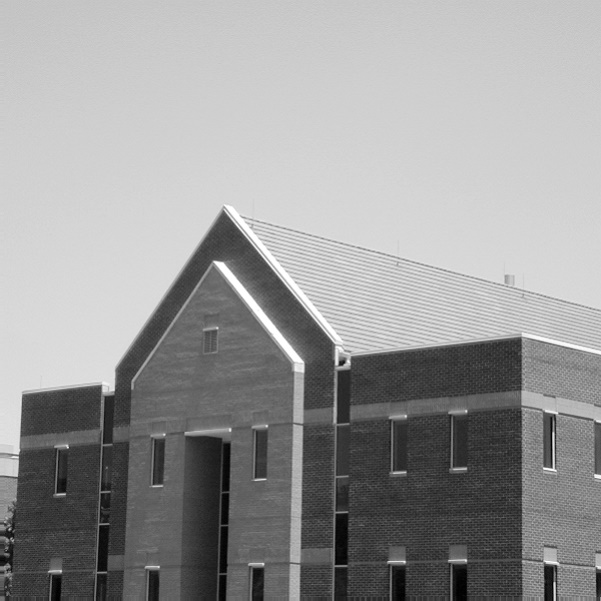
#> input picture first_homework/building.jpg, 601 x 601 px, given in place of miss.bmp, which was not available; the run also reads 1 picture not shown here
$ python homework_1.py   (Python 2 division)   (older library calls are emulated)
#> lines starting #> are read from the running program, lines starting #| are printed output that depends on the picture; after the words box and inside, x2 and y2 are one past the last pixel; in counts of white or black regions, pixels touching at a corner belong together; pictures that were not available may be replaced by others from this repository, and a replacement may not be noted
# -*- coding:utf-8 -*-
"""
（一）作业要求
    结合Sobel边缘检测算子和Canny边缘检测算法中相关步骤，
    实现“有方向边缘数据的非最大抑制”算法
    和“边缘检测算子输出的滞后过滤”算法，实现边缘图像的阈值化。
（二）实现步骤
     1 将图像f与尺度为σ的二维高斯函数h做卷积以消除噪声

        方法：opencv提供了GaussianBlur()函数对图形进行高斯滤波

     2 对g中的每个像素计算梯度的大小和方向

        方法：①调用opencv函数void Sobel(InputArray src, OutputArray dst, int ddepth,
                            int dx, int dy, int ksize=3, double scale=1, double delta=0,
                            intborderType=BORDER_DEFAULT )
                实现计算x和y方向的Sobel算子
             ②cv2.magnitude和cv2.phase分别计算大小和方向

     3 根据像素梯度方向，获取该像素沿梯度的邻接像素

        方法：遍历角度矩阵，按下图分成八份，每一份PI/4，判断每一个梯度方向处在哪个范围，然后获取邻接像素
                               \ | /
                              ——像素——
                               / | \

     4 非极大值抑制：遍历，若某个像素的灰度值与其梯度方向上前后两个像素的灰度值相比并非最大，则该像素不是边缘

        方法：比较梯度方向上的三个像素灰度值大小，如果不是最大，就置成0（黑色）（255-白色是边缘）

     5 滞后阈值化处理：设定高低阈值，凡是大于高阈值的一定是边缘；
             凡是小于低阈值的一定不是边缘；
             检测结果在高低阈值之间的，看其周边8个像素中是否有超过高阈值的边缘像素，
             有则为边缘，否则不是边缘
        方法：……

（三）作者

    智能科学与技术 张家释 1611462

（四）开发环境

    Ubuntu16.04 + Python + Opencv2.4.9 + Pycharm

"""
import cv2
import os
import numpy as np
from matplotlib import pyplot as plt

PI = 3.14159
max_name = "max"
min_name = "min"
win1_name = "miss_Canny_opencv_function"
win2_name = "miss_Canny_myself_function"
win3_name = "road_Canny_opencv_function"
win4_name = "road_Canny_myself_function"
win5_name = "building_Canny_opencv_function"
win6_name = "building_Canny_myself_function"


def result_show():

    plt.figure("image")

    plt.subplot(321),plt.imshow(miss_canny_func, cmap = 'gray')
    plt.title(win1_name),plt.xticks([]),plt.yticks([])
    plt.subplot(322),plt.imshow(miss_canny_myself, cmap = 'gray')
    plt.title(win2_name),plt.xticks([]),plt.yticks([])

    plt.subplot(323),plt.imshow(road_canny_func, cmap = 'gray')
    plt.title(win3_name),plt.xticks([]),plt.yticks([])
    plt.subplot(324),plt.imshow(road_canny_myself, cmap = 'gray')
    plt.title(win4_name),plt.xticks([]),plt.yticks([])

    plt.subplot(325),plt.imshow(building_canny_func, cmap = 'gray')
    plt.title(win5_name),plt.xticks([]),plt.yticks([])
    plt.subplot(326),plt.imshow(building_canny_myself, cmap = 'gray')
    plt.title(win6_name),plt.xticks([]),plt.yticks([])

    plt.show()


def combine_sobel_xy(x, y, rows, cols, if_magni):

    res = x
    if if_magni:
        # by myself
        for i in range(0, rows):
            for j in range(0, cols):
                res[i, j] = np.sqrt(np.square(x[i, j]) + np.square(y[i, j]))
    else:
        # opencv function
        res = cv2.magnitude(x, y)
    return res


def cal_sobel_and_angle(img):
    # calculate sobel
    sobel_x = cv2.Sobel(img, cv2.CV_64F, 1, 0, ksize = 3, borderType=cv2.BORDER_REPLICATE)
    sobel_y = cv2.Sobel(img, cv2.CV_64F, 0, 1, ksize = 3, borderType=cv2.BORDER_REPLICATE)

    # combine x and y
    sp_sobel_x = sobel_x.shape
    sobel = combine_sobel_xy(sobel_x, sobel_y, sp_sobel_x[0], sp_sobel_x[1], if_magni= True)

    sobel = cv2.convertScaleAbs(sobel)
    angle = cal_angle(sobel_x, sobel_y)

    return sobel, angle


def cal_angle(x,  y):
    # from 0 to 2PI
    angle = cv2.phase(x, y, True)
    return angle


def if_edge(pixel1, pixel2, pixel3):
    # judge if biggest
    if pixel1 > pixel2 and pixel1 > pixel3:
        return True
    else:
        return False


def Canny_bymyself(img, rows, cols, angle, value_min, value_max):
    # 非极大抑制
    print value_min, value_max
    for i in range(1, rows - 1):
        for j in range(1, cols - 1):

            #  横向-左右
            if angle[i, j] > 0 and angle[i, j] < PI / 8 or angle[i, j] > 15 * PI / 8 and angle[i, j] < 2 * PI or angle[i, j] > 7 * PI / 8 and angle[i, j] < 9 * PI / 8 :
                # 不是最大
                if not if_edge(img[i, j], img[i, j - 1], img[i, j + 1]):
                    # 不是边缘
                     img[i, j] = 0

            #  竖直-上下
            elif angle[i, j] > 3 * PI / 8 and angle[i, j] < 5 * PI / 8 or angle[i, j] > 11 * PI / 8 and angle[i, j] < 13 * PI / 8 :
                if not if_edge(img[i, j], img[i - 1, j], img[i + 1, j]):
                    img[i, j] = 0

            #  斜向右上-左下
            elif angle[i, j] > PI / 8 and angle[i, j] < 3 * PI / 8 or angle[i, j] > 9 * PI / 8 and angle[i, j] < 11 * PI / 8:
                if not if_edge(img[i, j], img[i - 1, j + 1], img[i + 1, j - 1]):
                    img[i, j] = 0

            #  斜向右下-左上
            elif angle[i, j] > 5 * PI / 8 and angle[i, j] < 7 * PI / 8 or angle[i, j] > 13 * PI / 8 and angle[i, j] < 15 * PI / 8:
                if not if_edge(img[i, j], img[i + 1, j + 1], img[i - 1, j - 1]):
                    img[i, j] = 0

    #双阈值
    for i in range(1, rows - 1):
        for j in range(1, cols - 1):
            # 大于高阈值
            if img[i, j] >= value_max:
                img[i, j] = 255

            # 小于低阈值
            elif img[i, j] <= value_min:
                img[i, j] = 0
            # 两者之间
            elif img[i, j] < value_max and img[i, j] > value_min:
                # 周围八个有一个大于大阈值， 就是边缘
                if img[i, j + 1] > value_max or img[i + 1, j - 1] > value_max or \
                        img[i + 1, j] > value_max or img[i + 1, j + 1] > value_max or \
                        img[i - 1, j - 1] > value_max or img[i - 1, j] > value_max or \
                        img[i - 1, j + 1] > value_max or img[i, j - 1] > value_max:
                    img[i, j] = 255
                else:
                    img[i, j] = 0
    cv2.namedWindow("res",cv2.WINDOW_NORMAL)
    cv2.imshow("res",img)
    cv2.waitKey()
    return img


if __name__ == '__main__':

    # 载入图片
    miss = cv2.imread("/home/jiashi/Pictures/miss.bmp")
#> miss is the input picture: shape (601, 601, 3); min 0, max 255, mean 152.8
    road = cv2.imread("/home/jiashi/Pictures/road.jpg")
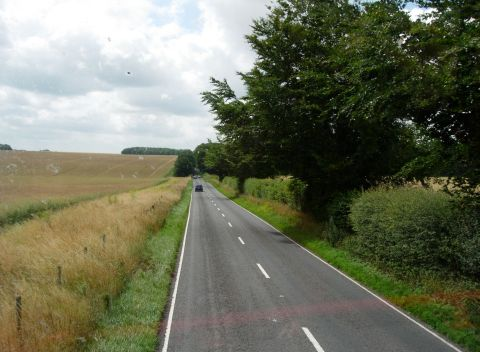
#> input picture road.jpg, 480 x 352 px, found by its file name
#> road is the input picture: shape (352, 480, 3); mean B, G, R 93.6, 114.3, 111.1
    building = cv2.imread("/home/jiashi/Pictures/building.jpg")

    print "opencv_version:"+cv2.__version__
    # 没有载入图像，跳出
    if miss is None:
        os._exit(0)

    # 转换成灰度图
    miss = cv2.cvtColor(miss, cv2.COLOR_BGR2GRAY)
#> miss: shape (601, 601)
    road = cv2.cvtColor(road, cv2.COLOR_BGR2GRAY)
#> road: shape (352, 480)
    building = cv2.cvtColor(building, cv2.COLOR_BGR2GRAY)

    # 高斯滤波
    miss = cv2.GaussianBlur(miss, (3,3), 0.5)  # 0 0.5 1 2 3
    road = cv2.GaussianBlur(road, (3,3), 0.5)  # 0 0.5 1 2 3
    building = cv2.GaussianBlur(building, (3,3), 0.5)  # 0  0.5 1 2 3

    # Sobel
    miss_sobel, miss_sobel_angle = cal_sobel_and_angle(miss)
    road_sobel, road_sobel_angle = cal_sobel_and_angle(road)
#> in cal_sobel_and_angle (call 2), `sobel_y = cv2.Sobel(img, cv2.CV_64F, 0, 1, ksize = 3, borderType=cv2.B..`:
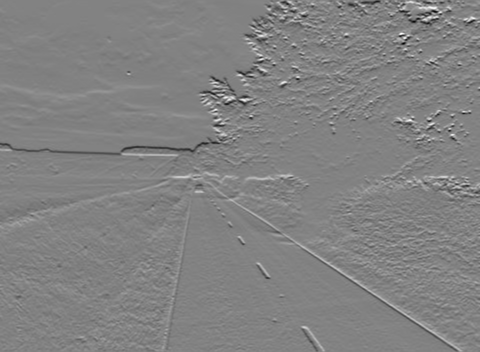
#> sobel_y: shape (352, 480) float64; min -663, max 632, mean -1.8; drawn with min black and max white
#> call 2 of combine_sobel_xy, with rows = 352, cols = 480, if_magni = True
#> after the loop in combine_sobel_xy (call 2), `for i in range(0, rows):`:
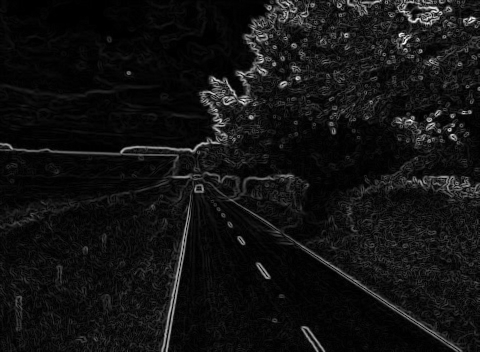
#> res: shape (352, 480) float64; min 0, max 666.8, mean 48.3; drawn with min black and max white
#> in cal_sobel_and_angle (call 2), `sobel = cv2.convertScaleAbs(sobel)`:
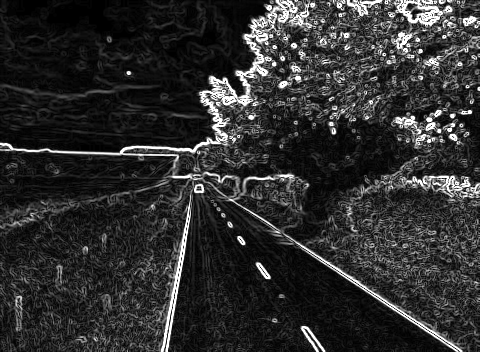
#> sobel: shape (352, 480); min 0, max 255, mean 46.2
#> in cal_angle (call 2), `angle = cv2.phase(x, y, True)`:
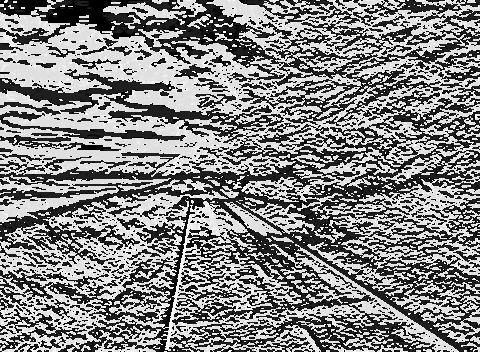
#> angle: shape (352, 480) float64; min 0, max 6.28, mean 3.26; drawn with min black and max white
    building_sobel, building_sobel_angle = cal_sobel_and_angle(building)

    # 调用自己写的函数
    sp_miss = miss.shape
#> sp_miss = (601, 601)
    miss_canny_func = cv2.Canny(miss, 50, 100)
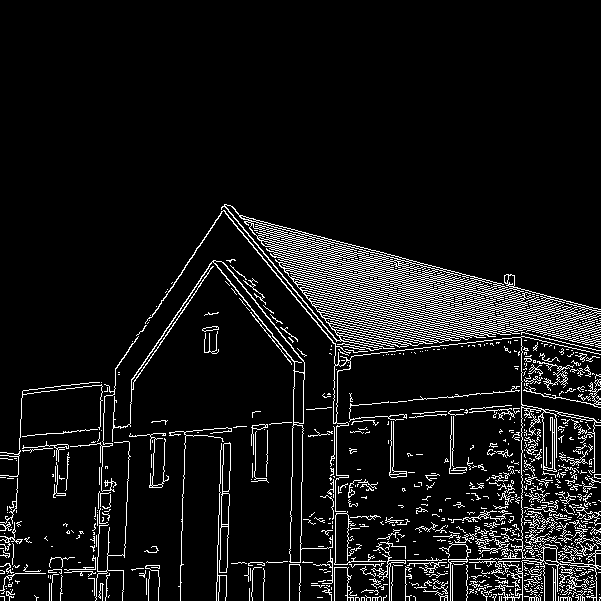
#> miss_canny_func: shape (601, 601); 8% white in thin lines or dots, all inside (x1, y1, x2, y2) = (0, 204, 601, 601)
    miss_canny_myself = Canny_bymyself(miss_sobel, sp_miss[0], sp_miss[1], miss_sobel_angle, 50, 100)

    sp_road = road.shape
#> sp_road = (352, 480)
    road_canny_func = cv2.Canny(road, 50, 100)
#> road_canny_func: shape (352, 480); 14.7% white in thin lines or dots
    road_canny_myself = Canny_bymyself(road_sobel, sp_road[0], sp_road[1], road_sobel_angle, 50, 100)
#> call 2 of Canny_bymyself, with rows = 352, cols = 480, value_min = 50, value_max = 100
#> after the loop in Canny_bymyself (call 2), `for i in range(1, rows - 1):`:
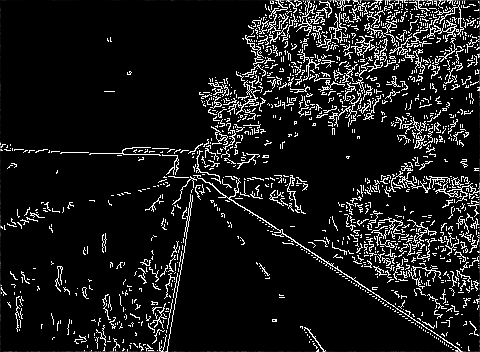
#> img: shape (352, 480); min 0, max 255, mean 25.3

    sp_building = building.shape
#> sp_building = (601, 601)
    building_canny_func = cv2.Canny(building, 50, 100)
    building_canny_myself = Canny_bymyself(building_sobel, sp_building[0], sp_building[1], building_sobel_angle, 50, 100)
    # 显示结果
    result_show()
